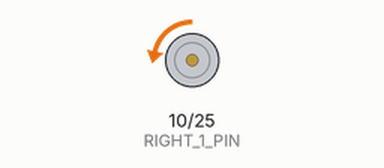
Bench run of a sketch on a simulated Arduino Mega 2560, built with avr-gcc and run on an emulated ATmega2560. Parts: motor-driver pin pairs drawn as motors (green arrow = first pin HIGH = forward, orange = second pin HIGH = backward, longer = more drive, scaled by the enable pin).

Above: at 5.9 s.
Timing chart, 0 to 40.0 s (numbered marks = the images above):
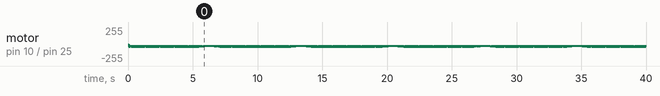

The sketch:

righttestwithpwm.ino
```cpp
// (licence header left out)
//Arduino uses GPIO Pin number system
#define RIGHT_PWM_PIN 14
#define RIGHT_1_PIN 10
#define RIGHT_2_PIN 25

void setup() {

  pinMode(RIGHT_PWM_PIN, OUTPUT);
  pinMode(RIGHT_1_PIN, OUTPUT);
  pinMode(RIGHT_2_PIN, OUTPUT);

}

void loop() {

 //del = analogRead(Ain)*15.625;
  int del = 2000; //This is the PWM from 0 to 16000
 pwm(RIGHT_PWM_PIN, del);
 //Forward Motion
  digitalWrite(RIGHT_1_PIN, LOW);
  digitalWrite(RIGHT_2_PIN, HIGH);

//Can not use delay - always need to call the PWM function

}

void pwm(int pin, int del){

 digitalWrite(pin, HIGH);
 delayMicroseconds(del);
 digitalWrite(pin, LOW);
 delayMicroseconds(16000 - del);
}
```
